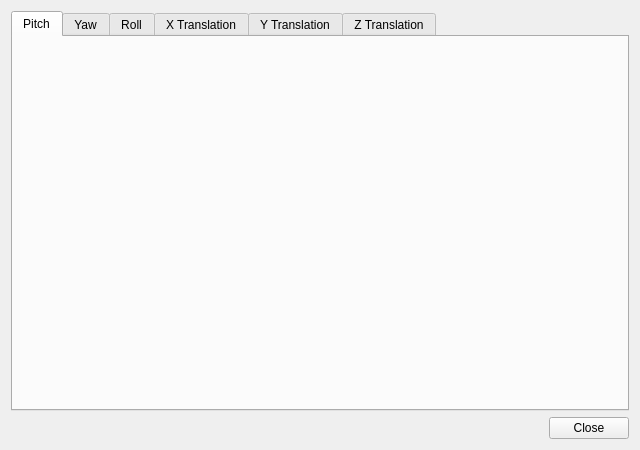
<?xml version="1.0" encoding="UTF-8"?>
<ui version="4.0">
 <class>SCPForm</class>
 <widget class="QWidget" name="SCPForm">
  <property name="geometry">
   <rect>
    <x>0</x>
    <y>0</y>
    <width>640</width>
    <height>450</height>
   </rect>
  </property>
  <property name="windowTitle">
   <string>Sensitivity curves setup</string>
  </property>
  <layout class="QVBoxLayout" name="verticalLayout_2">
   <item>
    <layout class="QVBoxLayout" name="verticalLayout">
     <item>
      <widget class="QTabWidget" name="SCPTab">
       <property name="currentIndex">
        <number>0</number>
       </property>
       <widget class="QWidget" name="SCPPitch">
        <attribute name="title">
         <string>Pitch</string>
        </attribute>
       </widget>
       <widget class="QWidget" name="SCPYaw">
        <attribute name="title">
         <string>Yaw</string>
        </attribute>
       </widget>
       <widget class="QWidget" name="SCPRoll">
        <attribute name="title">
         <string>Roll</string>
        </attribute>
       </widget>
       <widget class="QWidget" name="SCPX">
        <attribute name="title">
         <string>X Translation</string>
        </attribute>
       </widget>
       <widget class="QWidget" name="SCPY">
        <attribute name="title">
         <string>Y Translation</string>
        </attribute>
       </widget>
       <widget class="QWidget" name="SCPZ">
        <attribute name="title">
         <string>Z Translation</string>
        </attribute>
       </widget>
      </widget>
     </item>
    </layout>
   </item>
   <item>
    <layout class="QHBoxLayout" name="horizontalLayout">
     <item>
      <spacer name="horizontalSpacer">
       <property name="orientation">
        <enum>Qt::Horizontal</enum>
       </property>
       <property name="sizeHint" stdset="0">
        <size>
         <width>40</width>
         <height>20</height>
        </size>
       </property>
      </spacer>
     </item>
     <item>
      <widget class="QPushButton" name="SCPCloseButton">
       <property name="text">
        <string>Close</string>
       </property>
      </widget>
     </item>
    </layout>
   </item>
  </layout>
 </widget>
 <resources/>
 <connections/>
</ui>
